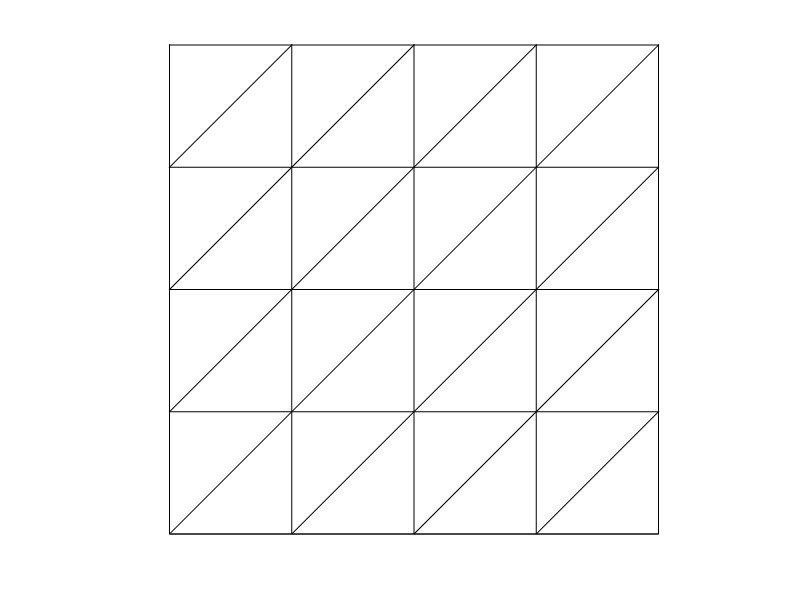

Source code (MATLAB):
clear;
clc;
hold on
x=[0:0.5:2];
y=[0:0.5:2];
M=meshgrid(x,y);
plot(x,M,'k');

for i = -12:12

x=[0+i/2,10+i/2];
y=[0,10];
plot(x,y,'k');

x=[i/2,i/2];
y=[0,10];
plot(x,y,'k');


end
hold off

axis equal;
set(gca,'xlim',[0 2]);
set(gca,'ylim',[0 2]);
set(gca,'Box','off');
set(gca,'xtick',[])
set(gca,'ytick',[])